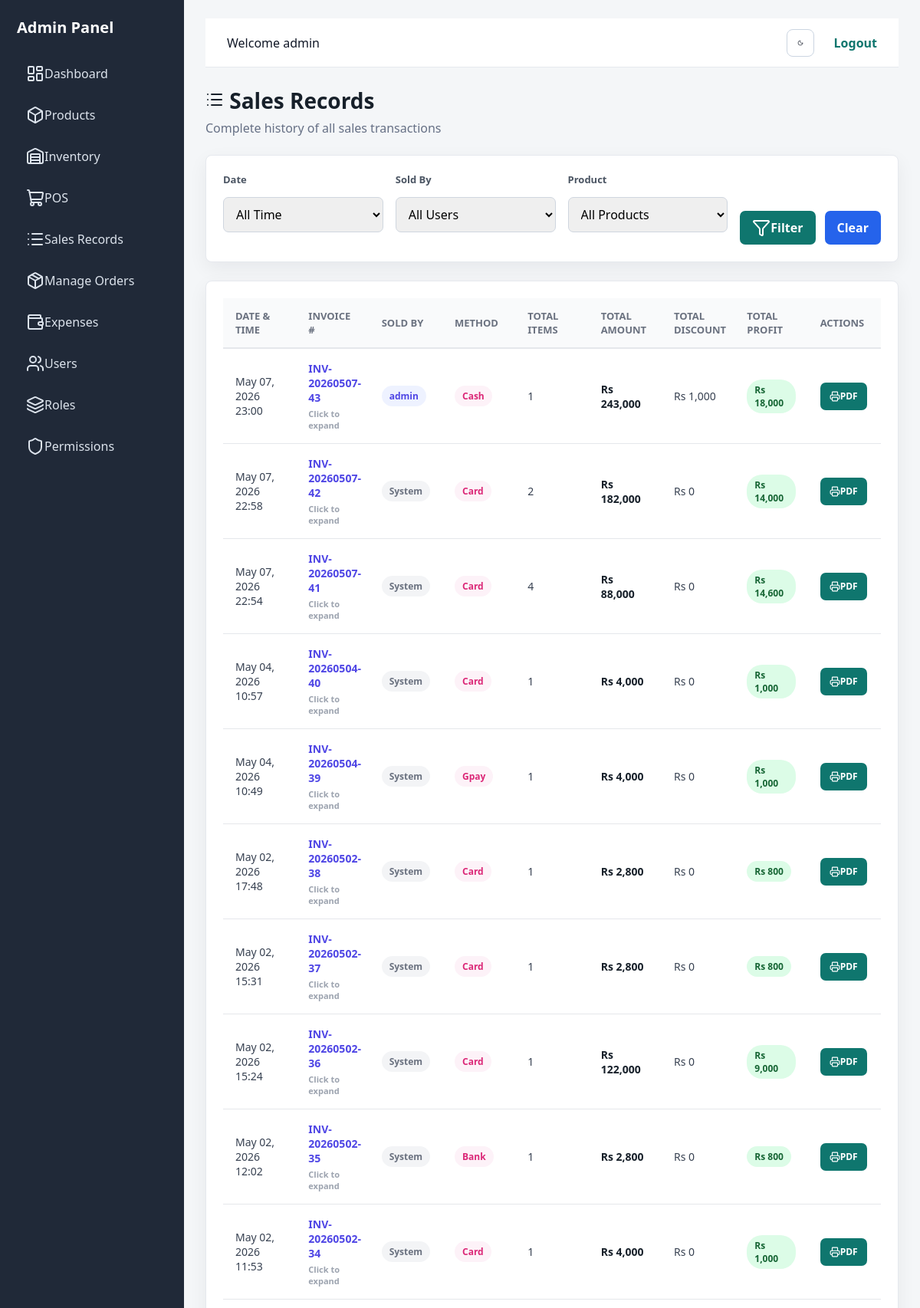
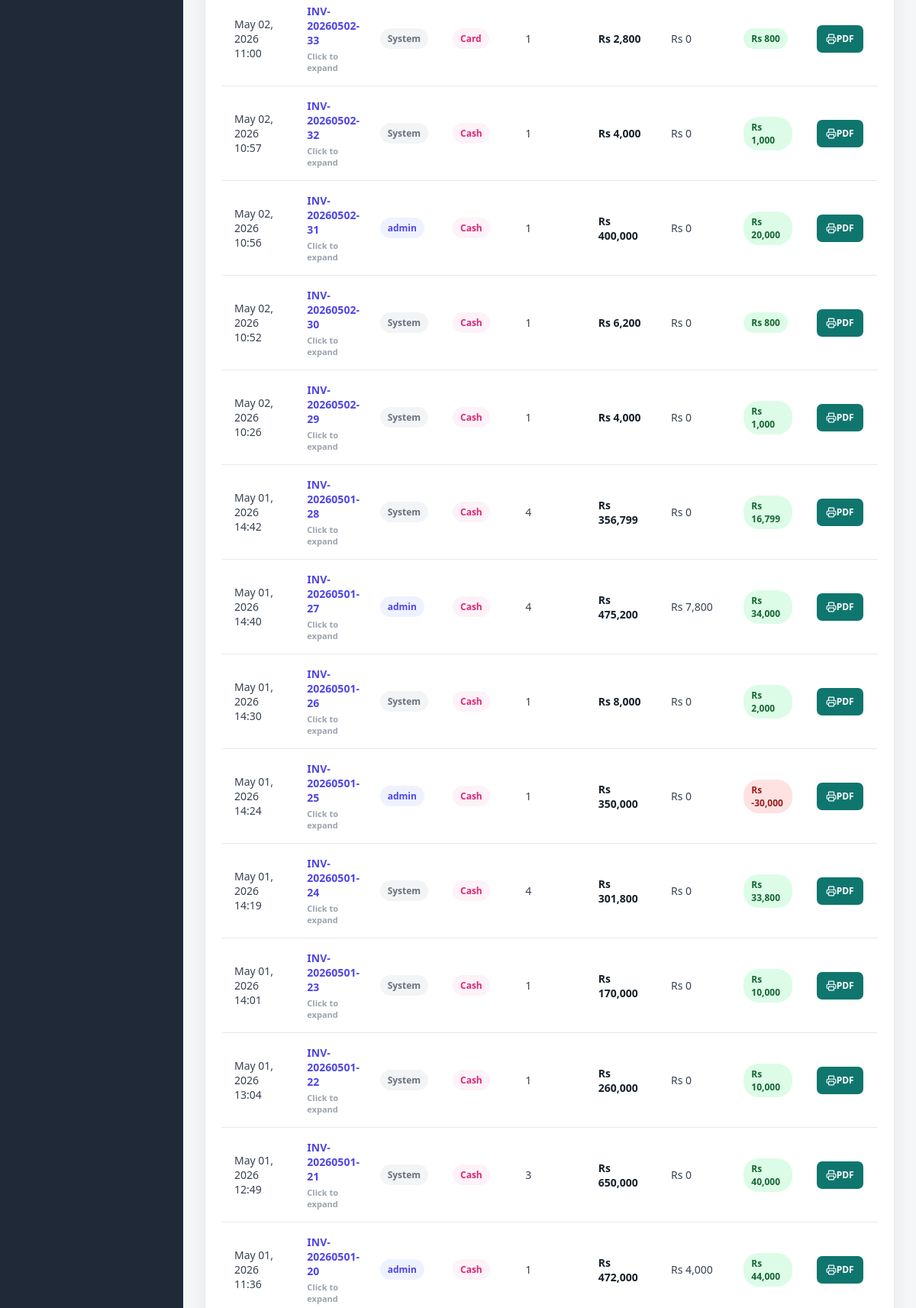
Screenshot of /sales/records/ (signed in, upper part) with the database file from the repository (2 pictures, top to bottom).
### accounts/models.py (models this page shows, shortened)
class Invoice(models.Model):
    invoice_number = models.CharField(max_length=50, unique=True, blank=True, null=True)
    created_at = models.DateTimeField(auto_now_add=True)
    created_by = models.ForeignKey(User, on_delete=models.SET_NULL, null=True)
    total_amount = models.DecimalField(max_digits=12, decimal_places=2, default=0)
    total_discount = models.DecimalField(max_digits=12, decimal_places=2, default=0)
    total_profit = models.DecimalField(max_digits=12, decimal_places=2, default=0)
    payment_method = models.CharField(max_length=50, default='Cash')

### accounts/views.py (the view)
# urls.py: path('sales/records/', views.sales_records, name='sales_records'),
@login_required
@permission_required('accounts.view_sales', raise_exception=True)
def sales_records(request):
    User = get_user_model()
    invoices = Invoice.objects.select_related('created_by').prefetch_related('items__product').order_by('-created_at')
    date_filter = request.GET.get('date', '')
    user_filter = request.GET.get('user', '')
    product_filter = request.GET.get('product', '')
    if date_filter == 'today':
        invoices = invoices.filter(created_at__date=timezone.localdate())
    elif date_filter == 'week':
        today = timezone.localdate()
        start_of_week = today - timedelta(days=today.weekday())
        invoices = invoices.filter(created_at__date__gte=start_of_week)
    if user_filter:
        invoices = invoices.filter(created_by_id=user_filter)
    if product_filter:
        invoices = invoices.filter(items__product_id=product_filter).distinct()
    users = User.objects.filter(invoice__isnull=False).distinct().order_by('username')
    products = Product.objects.filter(sale__isnull=False).distinct().order_by('name')
    context = {
        'invoices': invoices,
        'users': users,
        'products': products,
        'selected_date': date_filter,
        'selected_user': user_filter,
        'selected_product': product_filter,
    }
    return render(request, 'sales_records.html', base_context(request, context))

### accounts/models.py (called while the page is built)
    @property
    def total_price(self):
        return (self.quantity * self.selling_price) - self.discount

### accounts/views.py (called while the page is built)
def is_admin(user):
    return user.is_authenticated and (user.is_superuser or has_role(user, ROLE_ADMIN))

def base_context(request, extra=None):
    context = {
        'can_manage_users': is_admin(request.user),
    }
    if extra:
        context.update(extra)
    return context

### accounts/templates/sales_records.html (shortened to what this page needs)
{% extends 'base.html' %}
{% load humanize %}
{% block content %}
<section class="page-header">
    <div>
        <h1><i data-lucide="list"></i> Sales Records</h1>
        <p>Complete history of all sales transactions</p>
    </div>
</section>
<div class="card form-panel" style="margin-bottom: 24px; max-width: 100%;">
    <form method="GET" action="{% url 'sales_records' %}" class="filter-form">
        <div class="filter-group">
            <label for="date">Date</label>
            <select name="date" id="date" class="form-control">
                <option value="">All Time</option>
            </select>
        </div>
        <div class="filter-group">
            <label for="user">Sold By</label>
            <select name="user" id="user" class="form-control">
                <option value="">All Users</option>
            </select>
        </div>
        <div class="filter-group">
            <label for="product">Product</label>
            <select name="product" id="product" class="form-control">
                <option value="">All Products</option>
            </select>
        </div>
        <div class="filter-actions">
            <button type="submit" class="button primary"><i data-lucide="filter"></i> Filter</button>
            <a href="{% url 'sales_records' %}" class="button secondary">Clear</a>
        </div>
    </form>
</div>
<div class="panel" style="overflow-x: auto;">
    <table class="data-table">
        <thead>
            <tr>
                <th>Date & Time</th>
                <th>Invoice #</th>
                <th>Sold By</th>
                <th>Method</th>
                <th>Total Items</th>
                <th>Total Amount</th>
                <th>Total Discount</th>
                <th>Total Profit</th>
                <th>Actions</th>
            </tr>
        </thead>
        <tbody>
            {% for invoice in invoices %}
            <tr class="invoice-row" onclick="toggleDetails({{ invoice.id }})" style="cursor: pointer;">
                <td>{{ invoice.created_at|date:"M d, Y H:i" }}</td>
                <td style="font-weight: 600; color: #4f46e5;">
                    {{ invoice.invoice_number }}
                    <div style="font-size: 11px; color: #9ca3af; margin-top: 4px;">Click to expand</div>
                </td>
                <td>
                    {% if invoice.created_by %}
                        <span class="badge" style="background: #eef2ff; color: #4f46e5;">{{ invoice.created_by.username }}</span>
                    {% else %}
                        <span class="badge" style="background: #f3f4f6; color: #6b7280;">System</span>
                    {% endif %}
                </td>
                <td>
                    <span class="badge" style="background: #fdf2f8; color: #db2777; font-weight: 600;">
                        {{ invoice.payment_method }}
                    </span>
                </td>
                <td>{{ invoice.items.count }}</td>
                <td style="font-weight: 600; color: #17202a;">Rs {{ invoice.total_amount|floatformat:0|intcomma }}</td>
                <td>Rs {{ invoice.total_discount|floatformat:0|intcomma }}</td>
                <td>
                    {% if invoice.total_profit > 0 %}
                        <span class="badge success">Rs {{ invoice.total_profit|floatformat:0|intcomma }}</span>
                    {% elif invoice.total_profit == 0 %}
                        <span class="badge warning">Rs {{ invoice.total_profit|floatformat:0|intcomma }}</span>
                    {% else %}
                        <span class="badge danger">Rs {{ invoice.total_profit|floatformat:0|intcomma }}</span>
                    {% endif %}
                </td>
                <td>
                    <a href="{% url 'invoice' invoice.id %}" target="_blank" class="button primary" style="padding: 6px 12px; font-size: 12px;" onclick="event.stopPropagation();">
                        <i data-lucide="printer" style="width: 14px; height: 14px;"></i> PDF
                    </a>
                </td>
            </tr>
            {% empty %}
            <tr>
                <td colspan="9" style="text-align: center; padding: 32px; color: #6b7280;">
                    No sales records found.
                </td>
            </tr>
            {% endfor %}
        </tbody>
    </table>
</div>
{% endblock %}

### accounts/templates/base.html (shortened to what this page needs)
{% load static %}
<!DOCTYPE html>
<html>
<head>
    <link rel="stylesheet" href="{% static 'css/style.css' %}?v=7">
</head>
<body>
<div class="layout">
    <div class="sidebar">
        <h2>Admin Panel</h2>
        <a href="{% url 'dashboard' %}"><i data-lucide="layout-dashboard"></i>Dashboard</a>
        <a href="{% url 'product_list' %}"><i data-lucide="box"></i>Products</a>
        {% if perms.accounts.view_stock %}
<a href="{% url 'inventory' %}">
    <i data-lucide="warehouse"></i> Inventory
</a>
{% endif %}
{% if perms.accounts.view_sales %}
<a href="{% url 'sales' %}">
    <i data-lucide="shopping-cart"></i> POS
</a>
        <a href="{% url 'sales_records' %}">
            <i data-lucide="list"></i> Sales Records
        </a>
        <a href="{% url 'orders_dashboard' %}">
            <i data-lucide="package"></i> Manage Orders
        </a>
<a href="{% url 'expenses' %}">
    <i data-lucide="wallet"></i> Expenses
</a>
{% endif %}
        {% if can_manage_users %}
            <a href="{% url 'user_list' %}"><i data-lucide="users"></i>Users</a>
            <a href="{% url 'role_list' %}"><i data-lucide="layers"></i>Roles</a>
            <a href="{% url 'permission_list' %}"><i data-lucide="shield"></i>Permissions</a>
        {% endif %}
    </div>
     <div class="main">
   <div class="topbar">
    <div class="left">
        Welcome {{ user.username }}
    </div>
    <div class="right">
        <button id="themeToggle" class="theme-toggle">
            <i id="themeIcon" data-lucide="moon"></i>
        </button>
        <a href="{% url 'logout' %}">Logout</a>
    </div>
</div>
        {% block content %}{% endblock %}
    </div>
</div>
</body>
</html>

### accounts/static/css/style.css (style rules this page uses)
* { box-sizing: border-box; }
body { margin: 0; background: #f4f6f8; color: #17202a; font-family: "Segoe UI", Tahoma, sans-serif; }
a { color: inherit; }
.layout { display: flex; min-height: 100vh; }
.sidebar { width: 240px; background: #202938; color: #fff; padding: 22px; }
.sidebar h2 { margin: 0 0 24px; font-size: 20px; }
.sidebar a { display: flex; align-items: center; padding: 11px 12px; color: #dce3ec; text-decoration: none; border-radius: 7px; margin-bottom: 8px; }
.main { flex: 1; min-width: 0; }
.topbar { height: 64px; background: white; padding: 0 28px; display: flex; justify-content: space-between; align-items: center; border-bottom: 1px solid #e6e9ee; }
.topbar a { color: #0f766e; font-weight: 600; text-decoration: none; }
.main > * { margin: 24px 28px; }
.page-header { display: flex; justify-content: space-between; align-items: flex-end; }
.page-header h1 { margin: 0; font-size: 28px; }
.page-header p { margin: 6px 0 0; color: #667085; }
.panel, .card { background: #fff; border: 1px solid #e6e9ee; border-radius: 8px; padding: 22px; box-shadow: 0 8px 24px rgba(16, 24, 40, 0.06); }
.data-table { width: 100%; border-collapse: collapse; }
.data-table th, .data-table td { padding: 14px 12px; text-align: left; border-bottom: 1px solid #edf0f3; vertical-align: middle; }
.data-table th { color: #667085; font-size: 13px; font-weight: 700; text-transform: uppercase; }
.button, button { display: inline-flex; align-items: center; justify-content: center; min-height: 36px; padding: 8px 13px; border: 0; border-radius: 7px; background: #0f766e; color: #fff; font: inherit; font-weight: 600; text-decoration: none; cursor: pointer; }
.button.secondary { background: #2563eb; }
.button.primary { background: #0f766e; }
input, textarea, select { width: 100%; padding: 10px 12px; margin: 8px 0 16px; border: 1px solid #cfd6df; border-radius: 7px; font: inherit; }
.form-panel { max-width: 880px; }
.badge { display: inline-block; padding: 4px 10px; border-radius: 12px; font-size: 12px; font-weight: 600; }
.badge.success { background: #dcfce7; color: #166534; }
.badge.danger { background: #fee2e2; color: #991b1b; }
.theme-toggle { width: 36px; height: 36px; border-radius: 8px; border: 1px solid #cbd5e1; background: #ffffff; display: flex; align-items: center; justify-content: center; cursor: pointer; margin-right: 10px; transition: all 0.2s ease; }
.topbar { background: #ffffff; color: #111827; }
.topbar .left { font-weight: 500; }
.theme-toggle svg { stroke: #111827 !important; }
.topbar .right { display: flex; align-items: center; gap: 16px; }
.badge { padding: 5px 10px; border-radius: 20px; font-size: 12px; font-weight: 600; }
.data-table td { padding: 16px; }
.data-table tr { transition: background 0.2s ease; }
.data-table { table-layout: fixed; }

### accounts/templates/sales_records.html (style rules this page uses)
.filter-form { display: flex; gap: 16px; align-items: flex-end; flex-wrap: wrap; }
.filter-group { flex: 1; min-width: 200px; }
.filter-group label { display: block; font-size: 13px; font-weight: 600; color: #4b5563; margin-bottom: 6px; }
.filter-actions { display: flex; gap: 12px; }
.filter-actions .button { padding: 10px 16px; }
.data-table th { background: #f9fafb; padding: 14px 16px; font-size: 13px; text-transform: uppercase; color: #6b7280; font-weight: 600; text-align: left; border-bottom: 2px solid #e5e7eb; }
.data-table td { padding: 16px; border-bottom: 1px solid #e5e7eb; font-size: 14px; color: #374151; }

### rows the page displays
Invoice: created_at "May 07, 2026 23:00", invoice_number "INV-20260507-43", created_by.username "admin", payment_method "Cash", items.count "1", total_amount "243,000", total_discount "1,000", total_profit "18,000"
Invoice: created_at "May 07, 2026 22:58", invoice_number "INV-20260507-42", shows "System", payment_method "Card", items.count "2", total_amount "182,000", total_discount "0", total_profit "14,000"
Invoice: created_at "May 07, 2026 22:54", invoice_number "INV-20260507-41", shows "System", payment_method "Card", items.count "4", total_amount "88,000", total_discount "0", total_profit "14,600"
Invoice: created_at "May 04, 2026 10:57", invoice_number "INV-20260504-40", shows "System", payment_method "Card", items.count "1", total_amount "4,000", total_discount "0", total_profit "1,000"
Invoice: created_at "May 04, 2026 10:49", invoice_number "INV-20260504-39", shows "System", payment_method "Gpay", items.count "1", total_amount "4,000", total_discount "0", total_profit "1,000"
Invoice: created_at "May 02, 2026 17:48", invoice_number "INV-20260502-38", shows "System", payment_method "Card", items.count "1", total_amount "2,800", total_discount "0", total_profit "800"
Invoice: created_at "May 02, 2026 15:31", invoice_number "INV-20260502-37", shows "System", payment_method "Card", items.count "1", total_amount "2,800", total_discount "0", total_profit "800"
Invoice: created_at "May 02, 2026 15:24", invoice_number "INV-20260502-36", shows "System", payment_method "Card", items.count "1", total_amount "122,000", total_discount "0", total_profit "9,000"
Invoice: created_at "May 02, 2026 12:02", invoice_number "INV-20260502-35", shows "System", payment_method "Bank", items.count "1", total_amount "2,800", total_discount "0", total_profit "800"
Invoice: created_at "May 02, 2026 11:53", invoice_number "INV-20260502-34", shows "System", payment_method "Card", items.count "1", total_amount "4,000", total_discount "0", total_profit "1,000"
Invoice: created_at "May 02, 2026 11:00", invoice_number "INV-20260502-33", shows "System", payment_method "Card", items.count "1", total_amount "2,800", total_discount "0", total_profit "800"
Invoice: created_at "May 02, 2026 10:57", invoice_number "INV-20260502-32", shows "System", payment_method "Cash", items.count "1", total_amount "4,000", total_discount "0", total_profit "1,000"
Invoice: created_at "May 02, 2026 10:56", invoice_number "INV-20260502-31", created_by.username "admin", payment_method "Cash", items.count "1", total_amount "400,000", total_discount "0", total_profit "20,000"
Invoice: created_at "May 02, 2026 10:52", invoice_number "INV-20260502-30", shows "System", payment_method "Cash", items.count "1", total_amount "6,200", total_discount "0", total_profit "800"
Invoice: created_at "May 02, 2026 10:26", invoice_number "INV-20260502-29", shows "System", payment_method "Cash", items.count "1", total_amount "4,000", total_discount "0", total_profit "1,000"
Invoice: created_at "May 01, 2026 14:42", invoice_number "INV-20260501-28", shows "System", payment_method "Cash", items.count "4", total_amount "356,799", total_discount "0", total_profit "16,799"
Invoice: created_at "May 01, 2026 14:40", invoice_number "INV-20260501-27", created_by.username "admin", payment_method "Cash", items.count "4", total_amount "475,200", total_discount "7,800", total_profit "34,000"
Invoice: created_at "May 01, 2026 14:30", invoice_number "INV-20260501-26", shows "System", payment_method "Cash", items.count "1", total_amount "8,000", total_discount "0", total_profit "2,000"
Invoice: created_at "May 01, 2026 14:24", invoice_number "INV-20260501-25", created_by.username "admin", payment_method "Cash", items.count "1", total_amount "350,000", total_discount "0", total_profit "-30,000"
Invoice: created_at "May 01, 2026 14:19", invoice_number "INV-20260501-24", shows "System", payment_method "Cash", items.count "4", total_amount "301,800", total_discount "0", total_profit "33,800"
Invoice: created_at "May 01, 2026 14:01", invoice_number "INV-20260501-23", shows "System", payment_method "Cash", items.count "1", total_amount "170,000", total_discount "0", total_profit "10,000"
Invoice: created_at "May 01, 2026 13:04", invoice_number "INV-20260501-22", shows "System", payment_method "Cash", items.count "1", total_amount "260,000", total_discount "0", total_profit "10,000"
Invoice: created_at "May 01, 2026 12:49", invoice_number "INV-20260501-21", shows "System", payment_method "Cash", items.count "3", total_amount "650,000", total_discount "0", total_profit "40,000"
Invoice: created_at "May 01, 2026 11:36", invoice_number "INV-20260501-20", created_by.username "admin", payment_method "Cash", items.count "1", total_amount "472,000", total_discount "4,000", total_profit "44,000"

### other values shown
{{ user.username }} "admin"
